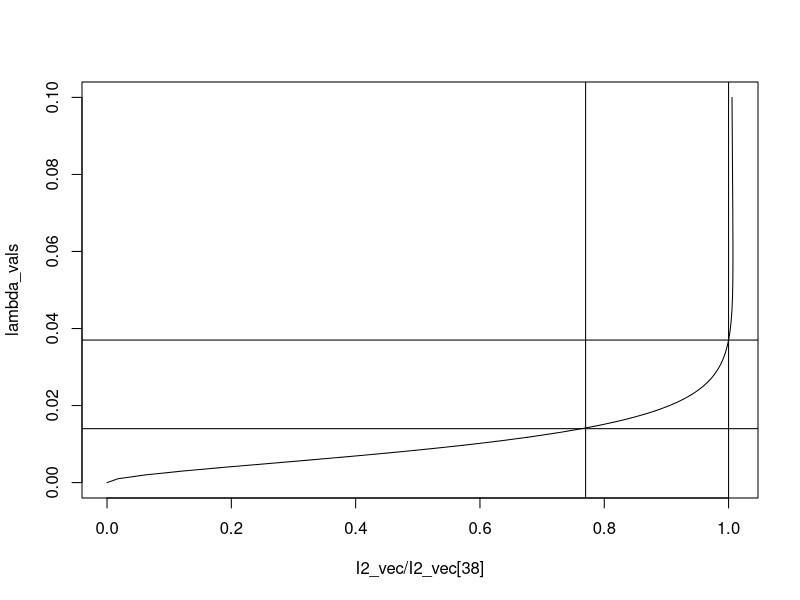

The R script that drew this image:
rm(list=ls())
# we want to recreate the dengue model

# we first create the four probabilities of infection
library(data.table)

# Set parameters ----------------------------------------------------------

# Calculate lambda in Colombo

# probability first infection = 14.1%
# 0.141 <- 1-(1 - lambda)^4
# lambda = 0.037


#will remove last age
max_age <- 61
#will remove last year
years <- 2010:2110
N0 <- 1 # population size
no_infection <- N0
lambda <- rep(0.037, length=length(years))
P_D <- c(0.005, 0.05, 0.00001, 0.00001)

P_D_mat <- t(replicate(max_age,P_D))

# Initialise dataframe ----------------------------------------------------

col_names <- list(
               "S4",
               "S3",
               "S2",
               "S1",
               "S0",
               "I1",
               "I2",
               "I3",
               "I4",
               "D1",
               "D2",
               "D3",
               "D4",
               "total")

array_names <- vector("list", 3)
array_names[[1]] <- paste("year", years, sep="_")
array_names[[2]] <- paste("age", (1:(max_age+1) -1), sep="_")
array_names[[3]] <- col_names

# dims are year - age - outcomes
dengue <- array(data = 0,
                dim = c(length(years), max_age+1,length(col_names)),
                dimnames=array_names)


dengue[1,,"S4"] <- N0 # add 100 to S4 to each age group in first year
dengue[,1,"S4"] <- N0 # add 100 to S4 of 0 age group in all years (births)

dengue[1,,"total"] <- dengue[1,,"S4"] # add total to first year
dengue[,1,"total"] <- dengue[,1,"S4"] # add total to first age

# Populate dataframe ------------------------------------------------------

infection_probs <- function( lambda, max_age, P_D_mat, df, verbose=1 ){
  if(verbose==1){browser()}
  
  for (y in 1:(length(years)-1)) {

    # infection probabilities
    P_I0_I1 <- 1-(1 - lambda[y])^4
    P_I1_I2 <- 1-(1 - lambda[y])^3
    P_I2_I3 <- 1-(1 - lambda[y])^2
    P_I3_I4 <- 1-(1 - lambda[y])^1
    P_I4_I5 <- 0L
    
    # S4
    df[y+1, 1:max_age + 1 , "S4"] <- df[y, 1:max_age, "S4"] * (1-P_I0_I1) # probability of individual staying susceptible
    
    # S3
    df[y+1, 1:max_age + 1, "S3"] <- df[y, 1:max_age, "S4"] * (P_I0_I1) + # prob of people with first infection 
      (df[y, 1:max_age, "S3"] * (1-P_I1_I2) ) # probability of not getting a second infection
    
    # I1 (reminder: first infections occur during this year) - that's why there's no +1's
    df[y, 1:max_age, "I1"] <- df[y,1:max_age, "S4"] * (P_I0_I1)  # Number of new first infections
    
    # S2
    df[y+1, 1:max_age+1, "S2"] <- df[y, 1:max_age, "S3"] * (P_I1_I2) + # prob of people with second infection 
      df[y, 1:max_age, "S2"] * (1-P_I2_I3) # probability of not getting a third infection
    
    # I2
    df[y, 1:max_age, "I2"] <- df[y, 1:max_age, "S3"] * (P_I1_I2)   # Number of new second infections
    
    # S1
    df[y+1, 1:max_age+1, "S1"] <- df[y, 1:max_age, "S2"] * (P_I2_I3) + # prob of people with third infection 
      (df[y, 1:max_age, "S1"] * (1-P_I3_I4) ) # probability of not getting a fourth infection
    
    #I3
    df[y, 1:max_age, "I3"] <- df[y, 1:max_age, "S2"] * (P_I2_I3) # number of new third infections
    
    # S0
    df[y+1, 1:max_age+1, "S0"] <- df[y, 1:max_age, "S1"] * (P_I3_I4) + # prob of people with fourth infection 
      (df[y, 1:max_age, "S0"] * (1-P_I4_I5) ) # probability of not getting a fifth infection
    
    # I4
    df[y, 1:max_age, "I4"] <- df[y, 1:max_age, "S1"] * (P_I3_I4) # number of new fourth infections
    
    #calculate the total population across susceptible statuses
    df[y+1,1:max_age+1,"total"] <- rowSums(df[y+1,1:max_age+1,which(col_names %like% "S")])
    
    df[y,1:max_age,which(col_names %like% "D")] <- df[y,1:max_age,which(col_names %like% "I")]*
      P_D_mat
    
  } # ends year loop
  
  #removing last year and last age group
  df <- df[-length(years),,]
  df <- df[,-(max_age+1),]
  
  return(df)
}


# I2 vs. lambda plot ------------------------------------------------------

lambda_vals <- seq(0, 0.1, by=0.001)
I2_vec <- numeric(length(lambda_vals))
I1_vec <- numeric(length(lambda_vals))

AgeDist <- c(0.01518000, 0.01518000, 0.01518000, 0.01518000, 0.01518000, 0.01560000, 0.01560000, 0.01560000, 0.01560000, 0.01560000,
             0.01478000, 0.01478000, 0.01478000, 0.01478000, 0.01478000, 0.01617775, 0.01617775, 0.01617775, 0.01617775, 0.01617775,
             0.01506456, 0.01506456, 0.01506456, 0.01506456, 0.01506456, 0.01525617, 0.01525617, 0.01525617, 0.01525617, 0.01525617,
             0.01610475, 0.01610475, 0.01610475, 0.01610475, 0.01610475, 0.01383275, 0.01383275, 0.01383275, 0.01383275, 0.01383275)

AgeDist <- c(AgeDist, rep(AgeDist[length(AgeDist)],20))

for(i in 1:length(lambda_vals)){
  
  dengue_df <- infection_probs(lambda = rep(lambda_vals[i], length(years)), 
                               max_age = max_age, 
                               P_D_mat = P_D_mat, 
                               df = dengue,
                               verbose = 0)
  
  I2_vec[i] <- sum(AgeDist[1:60]*dengue_df[length(years)-1,1:60,"I2"])/sum(AgeDist[1:60])
  I1_vec[i] <- sum(AgeDist[1:60]*dengue_df[length(years)-1,1:60,"I1"])/sum(AgeDist[1:60])
  
}


#set 1 for each age group (not 100)
#multiply I2 by the number of children in each age group
#max age is 60

plot(x = I2_vec/I2_vec[38], y = lambda_vals, type = "l")
abline(v = 1.0)
abline(h = lambda_vals[38])
abline(v = 0.77)
#value of lambda where I2_vec/I2_vec[38] is closest to 38
abline(h = lambda_vals[15])


#* Calculating rho ---------------------------------------------------------

rho <- (100/10000)/I2_vec[38]

# Calculating I1 and I2 in Gampaha ----------------------------------------

dengue_c_df <- infection_probs(lambda = rep(lambda_vals[15], length(years)), 
                               max_age = max_age, 
                               P_D_mat = P_D_mat, 
                               df = dengue,
                               verbose = 0)

#proportion of population who experience primary or secondary infections per year
ageRange <- 4:16
inf_c <- sum(AgeDist[ageRange]*
               rowSums(dengue_c_df[length(years)-1,ageRange,c("I1","I2")]))/sum(AgeDist[ageRange])

inf_c_2yr <- 1-(1-inf_c)^2

case_c_2yr <- 1-(1-(77/10000))^2
